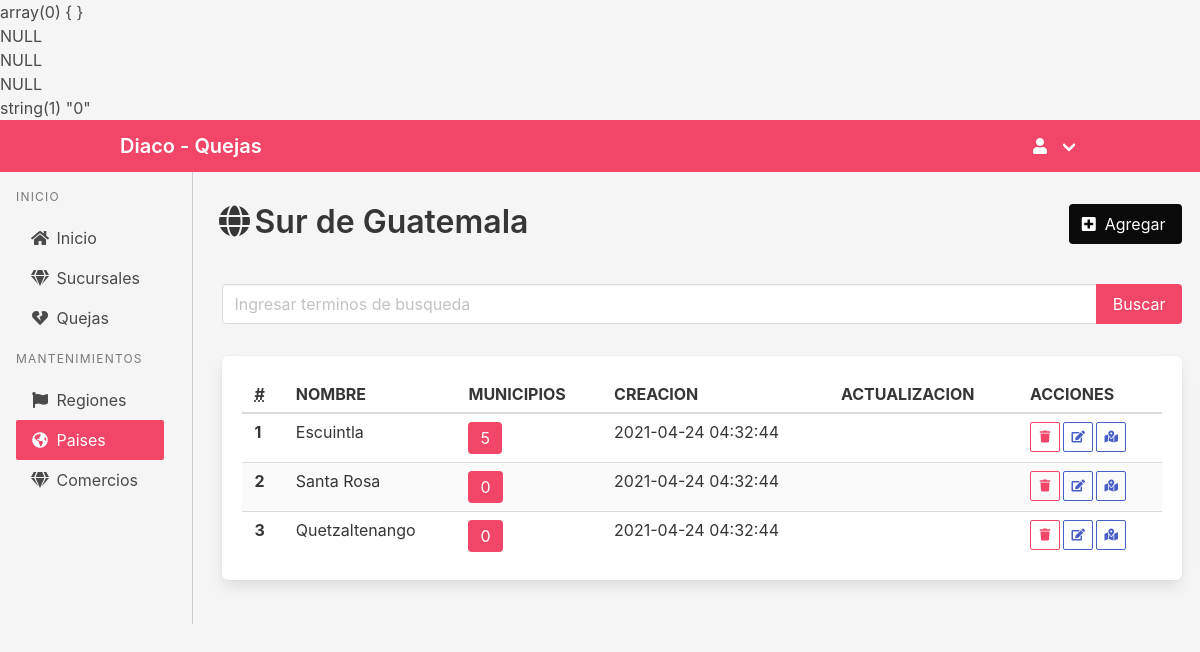
The page /admin/paises/regiones/departamentos/?region=1 on the database its author committed.
### tables this page shows
CREATE TABLE `Region` (
  `idRegion` int(11) NOT NULL,
  `nombre` varchar(75) NOT NULL,
  `code` varchar(45) NOT NULL,
  `descripcion` varchar(255) DEFAULT NULL,
  `creacion` timestamp NULL DEFAULT CURRENT_TIMESTAMP,
  `actualizacion` timestamp NULL DEFAULT NULL ON UPDATE CURRENT_TIMESTAMP
);

CREATE TABLE `Pais` (
  `idPais` int(11) NOT NULL,
  `nombre` varchar(75) NOT NULL,
  `isoCode` varchar(5) NOT NULL,
  `creacion` timestamp NULL DEFAULT CURRENT_TIMESTAMP,
  `actualizacion` timestamp NULL DEFAULT NULL ON UPDATE CURRENT_TIMESTAMP
);

CREATE TABLE `Departamento` (
  `idDepartamento` int(11) NOT NULL,
  `nombre` varchar(75) NOT NULL,
  `creacion` timestamp NULL DEFAULT CURRENT_TIMESTAMP,
  `actualizacion` timestamp NULL DEFAULT NULL ON UPDATE CURRENT_TIMESTAMP,
  `idPais_Region` int(11) NOT NULL
);

CREATE TABLE `Pais_Region` (
  `idPais_Region` int(11) NOT NULL,
  `idRegion` int(11) NOT NULL,
  `idPais` int(11) NOT NULL,
  `creacion` timestamp NULL DEFAULT CURRENT_TIMESTAMP
);

### modelos/Pais.php (called while the page is built, shortened)
<?php
require_once($_SERVER['DOCUMENT_ROOT'] .'/utilidades/DataBase.php');
class Pais {
	public $idPaisRegion;
	private $db;
	function __construct(){
		$this->db = new DataBase();
	}
	public function findPaisDeRegion(){
		$query = "select  p.*, r.idRegion, r.nombre as nombreRegion, r.code as codeRegion, r.descripcion as descripcionRegion from Region as r
		inner join Pais_Region as pr
		on pr.idRegion = r.idRegion
		inner join Pais as p
		on pr.idPais = p.idPais
        where pr.idPais_Region = $this->idPaisRegion";
		$result = $this->db->queryResult($query);
		if(count($result) > 0){
			$result = $result[0];
			$this->nombre = $result["nombre"];
			$this->nombreRegion = $result["nombreRegion"];
		}
	}
	public function departamentosDeRegionPais($busqueda){
		$query = "select *,
		(
			select count(1) from Municipio as m where m.idDepartamento = dep.idDepartamento
		) as municipios from Departamento as dep
		inner join Pais_Region as pr
		on pr.idPais_Region = dep.idPais_Region
		where dep.idPais_Region = $this->idPaisRegion  ";
		$result = $this->db->queryResult($query);
		return $result;
	}
}
?>

### utilidades/DataBase.php (called while the page is built, shortened)
<?php
class DataBase{
	private $user="uwq5bha6eudzxzui";
	private $pass="m3IePasyAZZsHJ9EEung";
	private $host="bvvzaqa05oaftfot1xt5-mysql.services.clever-cloud.com";
	private $db="bvvzaqa05oaftfot1xt5";
	private $con;
    function __construct(){
        $this->con = @new \mysqli($this->host,$this->user,$this->pass,$this->db);
    }
    public function queryResult($query){
        if(($result = $this->con->query($query))){
            $res = array();
            while($row = $result->fetch_assoc())
                $res[] = $row;
        }else{
            echo 'No se Pudo Realizar la consulta: ' . $query . " Error: " .$this->con->error;
            exit;
        }
        return $res;
    }
}
?>

### admin/paises/regiones/departamentos/index.php (the view, shortened to what this page needs)
<?php
include($_SERVER['DOCUMENT_ROOT'] . '/utilidades/Sesion.php');
require_once($_SERVER['DOCUMENT_ROOT'] . '/modelos/Pais.php');
if (isset($_GET["region"]) && $_GET["region"] != "") {
    $idRegion = $_GET['region'];
    $pais = new Pais();
    $pais->idPaisRegion = $idRegion;
    $pais->findPaisDeRegion();
    if (isset($_GET["busqueda"]) && $_GET["busqueda"] != "") {
        $busqueda = $_GET['busqueda'];
    } else {
        $busqueda = '';
    }
    if (isset($pais->isoCode)) {
        $lista = $pais->departamentosDeRegionPais($busqueda);
    }
}
?>
<!DOCTYPE html>
<html lang="es" style="height: 100%;">
<head>
    <link rel="stylesheet" href="https://cdn.jsdelivr.net/npm/bulma@0.9.2/css/bulma.min.css" />
    <link rel="stylesheet" href="https://cdnjs.cloudflare.com/ajax/libs/font-awesome/5.15.3/css/all.min.css" />
</head>
<body class="has-background-light" style="height: 100%;">
    <?php include('../../../templates/navbar.php'); ?>
    <div class="columns is-desktop">
        <div class="column  is-2  has-background-light">
            <?php include('../../../templates/sidenav.php'); ?>
        </div>
        <div class="column is-10 has-background-light" style="border-left: 1px solid #ccc;">
            <div class="container" style="padding: 2em  0;">
                <div class="columns is-desktop">
                    <div class="column is-6 ">
                        <h2 class="title is-3">
                            <span class="icon ">
                                <i class="fas fa-globe"></i>
                            </span>
                            <span><?php echo isset($pais) && isset($pais->isoCode) ? $pais->nombreRegion : 'Region no valida'; ?> de <?php echo isset($pais) && isset($pais->isoCode) ? $pais->nombre : 'Pais no valido'; ?> </span>
                        </h2>
                    </div>
                    <div class="column is-6 " style="text-align:right;">
                        <?php if (isset($pais) && isset($pais->isoCode)) { ?>
                            <a href="crear.php?region=<?php echo isset($idRegion) ? $idRegion : ''; ?>" class="button is-black" title="Agregar un departamento">
                                <span class="icon is-small">
                                    <i class="fas fa-plus-square"></i>
                                </span>
                                <span>Agregar</span>
                            </a>
                        <?php } ?>
                    </div>
                </div>
                <div class="">
                    <form action="" method="GET" style="padding: 1em 0;">
                        <div class="field has-addons ">
                            <div class="control  is-expanded">
                                <input class="input" type="text" placeholder="Ingresar terminos de busqueda" autofocus name="busqueda" value="<?php echo isset($busqueda) ? $busqueda : ''; ?>" />
                            </div>
                            <div class="control">
                                <input class="button is-danger" value="Buscar" type="submit">
                            </div>
                        </div>
                    </form>
                </div>
                <div class="box">
                    <table class="table is-striped is-hoverable is-fullwidth">
                        <thead>
                            <tr>
                                <th><abbr title="Position">#</abbr></th>
                                <th>NOMBRE</th>
                                <th>MUNICIPIOS</th>
                                <th>CREACION</th>
                                <th>ACTUALIZACION</th>
                                <th>ACCIONES</th>
                            </tr>
                        </thead>
                        <tbody>
                            <?php if (isset($lista) && count($lista) >  0) { ?>
                                <?php $index = 1;
                                foreach ($lista as $value) { ?>
                                    <tr>
                                        <th>
                                            <?php echo $index; ?>
                                        </th>
                                        <td>
                                            <?php echo $value["nombre"]; ?>
                                        </td>
                                        <td>
                                            <span class="tag is-danger is-medium"><?php echo $value["municipios"]; ?></span>
                                        </td>
                                        <td>
                                            <?php echo $value["creacion"]; ?>
                                        </td>
                                        <td>
                                        </td>
                                        <td>
                                            <div class="buttons are-small">
                                                <form method="POST" action="" style="padding-right: .2em; margin-bottom: 0">
                                                    <button class="button is-danger is-outlined" title="Eliminar" type="submit" onclick="return confirm('Esta seguro de eliminar el registro?');">
                                                        <span class="icon is-small ">
                                                            <i class="fas fa-trash"></i>
                                                        </span>
                                                    </button>
                                                </form>
                                                <form method="POST" action="crear.php?region=<?php echo isset($idRegion) ? $idRegion : ''; ?>" style="padding-right: .2em; margin-bottom: 0">
                                                    <button class="button is-link is-outlined" title="Actualizar">
                                                        <span class="icon is-small">
                                                            <i class="fas fa-edit"></i>
                                                        </span></button>
                                                </form>
                                                <?php if (isset($value['idDepartamento']) && $value['idDepartamento'] != '') { ?>
                                                    <a href="/admin/paises/regiones/departamentos/municipios/?departamento=<?php echo $value['idDepartamento']; ?>" class="button is-link is-outlined" title="Municipios">
                                                        <span class="icon is-small">
                                                            <i class="fas fa-map-marked-alt"></i>
                                                        </span></a>
                                                <?php } ?>
                                            </div>
                                        </td>
                                    </tr>
                                <?php $index++;
                                } ?>
                            <?php } ?>
                        </tbody>
                    </table>
                </div>
            </div>
        </div>
    </div>
</body>
</html>

### rows shown on the page
region: nombre "Sur", pais.nombre "Guatemala"
departamento: nombre "Escuintla", municipios "5", idPais_Region.creacion "2021-04-24 04:32:44"
departamento: nombre "Santa Rosa", municipios "0", idPais_Region.creacion "2021-04-24 04:32:44"
departamento: nombre "Quetzaltenango", municipios "0", idPais_Region.creacion "2021-04-24 04:32:44"
